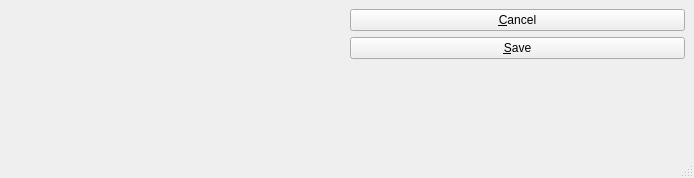
<ui version="4.0" >
 <class>MainWindow</class>
 <widget class="QMainWindow" name="MainWindow" >
  <property name="geometry" >
   <rect>
    <x>0</x>
    <y>0</y>
    <width>694</width>
    <height>178</height>
   </rect>
  </property>
  <property name="windowTitle" >
   <string>Address Window</string>
  </property>
  <widget class="QWidget" name="centralwidget" >
   <layout class="QHBoxLayout" name="horizontalLayout" >
    <item>
     <widget class="AddressCluster" name="_addr" />
    </item>
    <item>
     <layout class="QVBoxLayout" name="verticalLayout" >
      <item>
       <widget class="QPushButton" name="_cancel" >
        <property name="text" >
         <string>&amp;Cancel</string>
        </property>
       </widget>
      </item>
      <item>
       <widget class="QPushButton" name="_save" >
        <property name="text" >
         <string>&amp;Save</string>
        </property>
       </widget>
      </item>
      <item>
       <spacer name="verticalSpacer" >
        <property name="orientation" >
         <enum>Qt::Vertical</enum>
        </property>
        <property name="sizeHint" stdset="0" >
         <size>
          <width>20</width>
          <height>40</height>
         </size>
        </property>
       </spacer>
      </item>
     </layout>
    </item>
   </layout>
  </widget>
  <widget class="QStatusBar" name="statusbar" />
 </widget>
 <customwidgets>
  <customwidget>
   <class>AddressCluster</class>
   <extends>QWidget</extends>
   <header>addresscluster.h</header>
  </customwidget>
 </customwidgets>
 <resources/>
 <connections/>
</ui>
